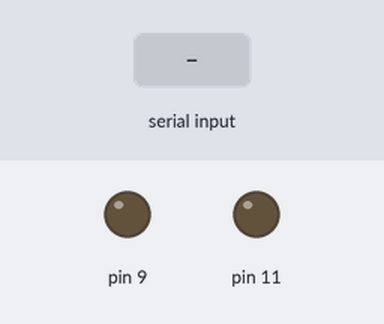
Recording of a sketch running on a simulated Arduino Uno, built with avr-gcc and run on an emulated ATmega328P. Parts: output pins drawn as LEDs (lit = HIGH). The test bench sets the inputs (shaded band). Random numbers use the default seed unless the sketch sets one; what the sketch prints to the serial monitor is not drawn.

Above: at 1.3 s.
1.4 s: "HDM1\n" received over Serial
At 1.8 s:
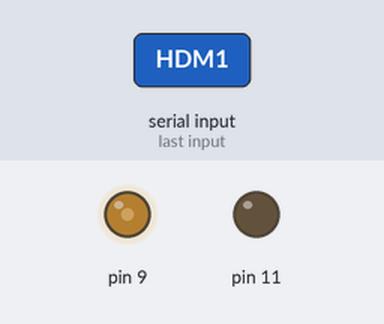
4.4 s: "HDM2\n" received over Serial
At 4.62 s:
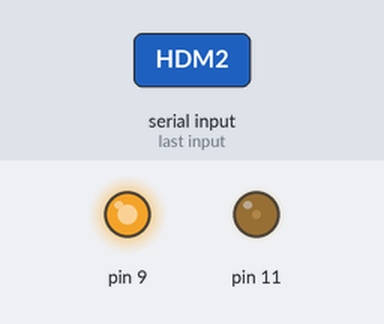
7.4 s: "MSR1\n" received over Serial
At 7.58 s:
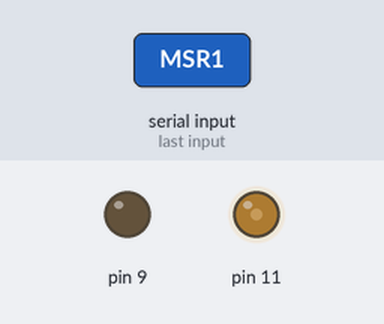
10.4 s: "ENT\n" received over Serial
13.4 s: "MSR2\n" received over Serial
Timing chart, 0 to 15.9 s (numbered marks = the images above; inputs shaded):
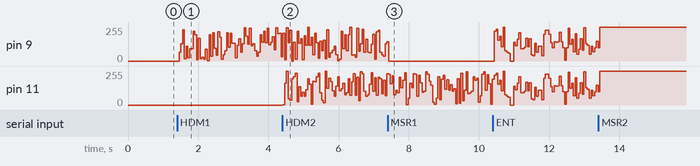

The sketch:

2qubitsim.ino
```cpp
bool q1 = false;
bool q2 = false;

bool sp1 = false;
bool sp2 = false;

bool ent = false;

void setup() {
  Serial.begin(9600);
  Serial.println("Enter 'HDM' for Hadamard, and then the qubit number(1 or 2). Enter 'ENT' to entangle or disentangle the qubits. Enter 'MSR' to measure, then the qubit number. Enter 'NOT' then the qubit number to flip its state.");
  randomSeed(analogRead(A0));
  pinMode(9, OUTPUT);
  pinMode(11, OUTPUT);
  while(!Serial);
}

void loop() {
  if(Serial.available() > 0){
    String cmd = Serial.readStringUntil('\n');
    if(cmd == "HDM1"){
      if(ent){
        ent = false;
      }else{
        sp1 = !sp1;
      }
    }
    if(cmd == "HDM2"){
      if(ent){
        ent = false;
      }else{
        sp2 = !sp2;
      }
    }
    if(cmd == "ENT"){
      ent = !ent;
    }
    if(cmd == "MSR1"){
      if(sp1){
        int collapse = random(2);
        q1 = collapse;
        sp1 = false;
      }
      Serial.println("Q1 is in state");
      Serial.println(q1);
      if(ent){
        q2 = q1;
        sp2 = false;
        ent = false;
      }
    }
    if(cmd == "MSR2"){
      if(sp2){
        int collapse = random(2);
        q2 = collapse;
        sp2 = false;
      }
      Serial.println("Q2 is in state");
      Serial.println(q2);
      if(ent){
        q1 = q2;
        sp1 = false;
        ent = false;
      }
    }
    if(cmd == "NOT1"){
      q1 = !q1;
    }
    if(cmd == "NOT2"){
      q2 = !q2;
    }
  }
  if(ent){
    int brightness = random(0, 256);
    analogWrite(9, brightness);
    analogWrite(11, brightness);
  }else{
    if(sp1){
      int brightness = random(0, 256);
      analogWrite(9, brightness);
    }else{
      if(q1){
        analogWrite(9, 255);
      }else{
        analogWrite(9, 0);
      }
    }
    if(sp2){
      int brightness = random(0, 256);
      analogWrite(11, brightness);
    }else{
      if(q2){
        analogWrite(11, 255);
      }else{
        analogWrite(11, 0);
      }
    }
  }
  delay(50);
}
```
